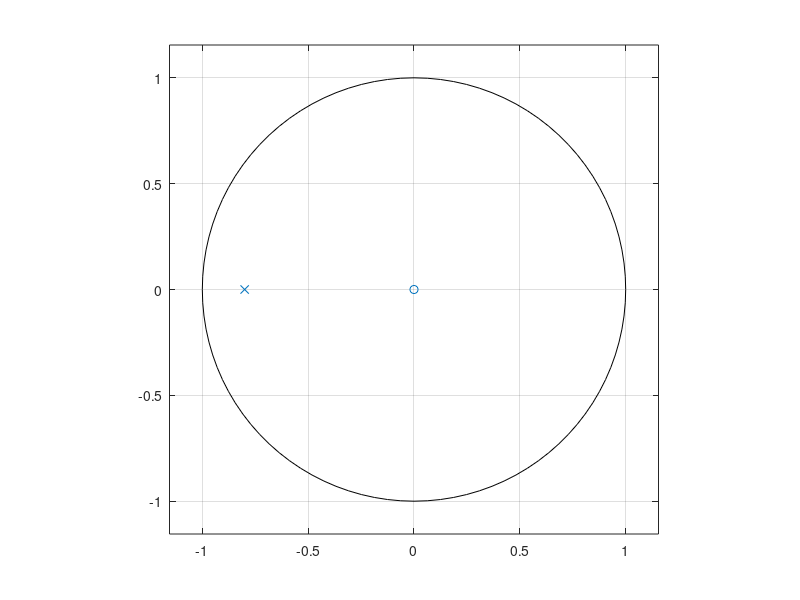

Reproduce this figure in MATLAB.
b = 1;
a = [1,0.8];

zplane(b,a);%z->a coloumn vector with values of all Zeroes, P->a coloumn vector with values of poles
